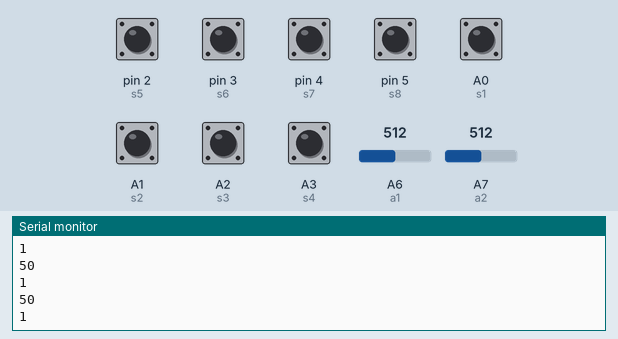
Simulated run of this sketch. Board: Arduino Nano, built with avr-gcc and run on an emulated ATmega328P. On the bench: the last lines printed to the serial monitor. The inputs (shaded band) are chosen by the test bench; at power-on: A0 (s1), A1 (s2), A2 (s3), A3 (s4), pin 2 (s5), pin 3 (s6), pin 4 (s7), pin 5 (s8) HIGH, A6 (a1) = 512, A7 (a2) = 512.

Above: at 1.2 s.
1.3 s: A6 (a1) set to 716
At 1.31 s:
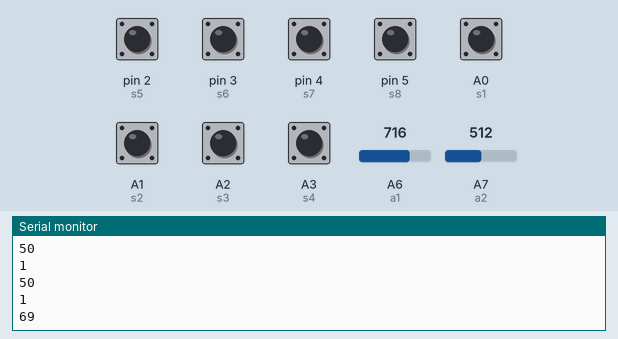
2.8 s: A6 (a1) set to 900
At 2.82 s:
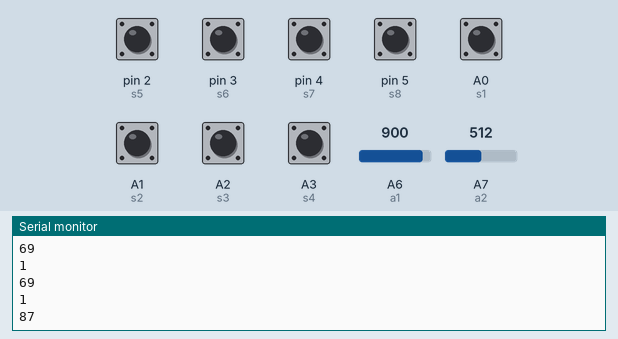
Timing chart, 0 to 5.8 s (numbered marks = the images above; inputs shaded):
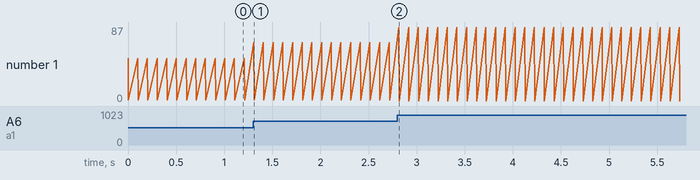

The sketch:

SerialMonitor.ino
```cpp
//Digital Input Declaration
const int s1 = A0;
const int s2 = A1;
const int s3 = A2;
const int s4 = A3;
const int s5 = 2;
const int s6 = 3;
const int s7 = 4;
const int s8 = 5;

//Digital Output Declaration
const int r1 = 13;
const int r2 = 12;
const int r3 = 11;
const int r4 = 6;
const int r5 = 7;
const int r6 = 8;
const int r7 = 9;
const int r8 = 10;

//Analog Input Declaration
const int a1 = A6;
const int a2 = A7;

int A_1;
int A_2;

//Inputs Boolean variable declaration
bool S1;
bool S2;
bool S3;
bool S4;
bool S5;
bool S6;
bool S7;
bool S8;

//Outputs Boolean variable declaration
bool R1;
bool R2;
bool R3;
bool R4;
bool R5;
bool R6;
bool R7;
bool R8;

int I1;

void setup() {
  IO(); // call the inputs and output pin configuration

  // initialize serial communication at 9600 bits per second:
  Serial.begin(9600);
}

void loop() {

  input();

    I1 = map(A_1, 0, 1023, 0, 100);

    if (I1 >= 20 && I1 <= 80) {
      R1 = 1;
    } else {
      R1 = 0;
    }

    Serial.println(I1);
    Serial.println(R1);
    delay(100);

  output();

}

//read input state
void input() {
S1 = !digitalRead(s1);
S2 = !digitalRead(s2);
S3 = !digitalRead(s3);
S4 = !digitalRead(s4);
S5 = !digitalRead(s5);
S6 = !digitalRead(s6);
S7 = !digitalRead(s7);
S8 = !digitalRead(s8);

A_1 = analogRead(a1);
A_2 = analogRead(a2);
}

//Update output pin status
void output() {
  digitalWrite(r1, R1);
  digitalWrite(r2, R2);
  digitalWrite(r3, R3);
  digitalWrite(r4, R4);
  digitalWrite(r5, R5);
  digitalWrite(r6, R6);
  digitalWrite(r7, R7);
  digitalWrite(r8, R8);
}

//configure input and output pins
void IO() {
//set pins to inputs
  pinMode(s1, INPUT);
  pinMode(s2, INPUT);
  pinMode(s3, INPUT);
  pinMode(s4, INPUT);
  pinMode(s5, INPUT);
  pinMode(s6, INPUT);
  pinMode(s7, INPUT);
  pinMode(s8, INPUT);

//set pins to outputs
  pinMode(r1, OUTPUT);
  pinMode(r2, OUTPUT);
  pinMode(r3, OUTPUT);
  pinMode(r4, OUTPUT);
  pinMode(r5, OUTPUT);
  pinMode(r6, OUTPUT);
  pinMode(r7, OUTPUT);
  pinMode(r8, OUTPUT);

//Initialized the output pins to zero
  digitalWrite(r1, false);
  digitalWrite(r2, false);
  digitalWrite(r3, false);
  digitalWrite(r4, false);
  digitalWrite(r5, false);
  digitalWrite(r6, false);
  digitalWrite(r7, false);
  digitalWrite(r8, false);

}
```

Measured:
- after the input at 1.3 s, the serial monitor: prints a new line at once (image 1)
- after the input at 2.8 s, the serial monitor: prints a new line at once (image 2)
- plotted number 1: 1 → 0 after the input at 2.8 s
